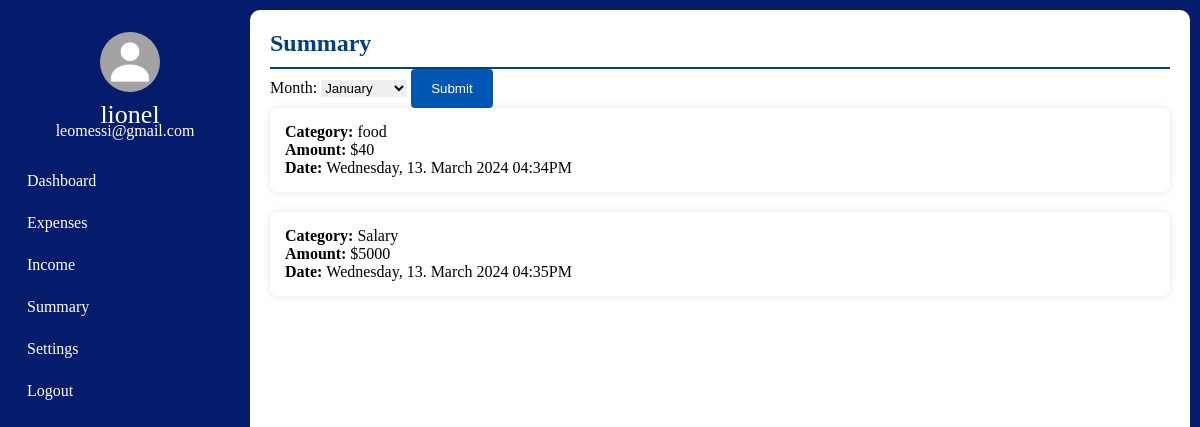
/summary/2, run on the app's committed database.
### tables this page shows
CREATE TABLE User(
                id INTEGER PRIMARY KEY AUTOINCREMENT,
                User_First_Name TEXT NOT NULL,
                User_Last_Name TEXT NOT NULL,
                User_Email TEXT  UNIQUE NOT NULL,
                User_Password TEXT NOT NULL
                );

CREATE TABLE Expenses(
                id INTEGER PRIMARY KEY AUTOINCREMENT,
                Category TEXT NOT NULL,
                Expense INTEGER NOT NULL,
                Date TEXT NOT NULL,
                MonthAndYear TEXT NOT NULL,
                DayOfWeek TEXT NOT NULL,
                User_id INTEGER ,
                FOREIGN KEY (User_id) REFERENCES User (id)
                );

CREATE TABLE Incomes(
                id INTEGER PRIMARY KEY AUTOINCREMENT,
                Source TEXT NOT NULL,
                Income INTEGER NOT NULL,
                Date TEXT NOT NULL,
                MonthAndYear TEXT NOT NULL,
                Percent INTEGER NOT NULL,
                Color TEXT NOT NULL,
                User_id INTEGER NOT NULL,
                FOREIGN KEY (User_id) REFERENCES User (id)
                );

### app.py (the view, shortened to what this page needs)
@app.route('/summary/<int:id>', methods=['GET', 'POST'])
def summary(id):
    if request.method == 'GET':
        db_connection = get_db()
        cursor = db_connection.cursor()
        cursor.execute("SELECT User_First_Name, User_Last_Name, User_Email FROM User WHERE id = ?", (id,))
        user_data = cursor.fetchone()
        first_name = user_data[0]
        user_email = user_data[2]
        cursor.execute("SELECT User_First_Name, User_Email, Source, Income, Date FROM Incomes JOIN User on Incomes.User_id == User.id WHERE User_id = ?", (id,))
        incomes = cursor.fetchall()
        cursor.execute("SELECT User_First_Name, User_Email, Category, Expense, Date FROM Expenses JOIN User on Expenses.User_id == User.id WHERE User_id = ?", (id,))
        entries = cursor.fetchall()
        return render_template("summary.html", id=id, first_name=first_name, incomes=incomes, user_email=user_email, entries=entries)

### helper_functions.py (called while the page is built)
def get_db():
    connection = sqlite3.connect(DATABASE)
    return connection

### templates/summary.html (shortened to what this page needs)
<!DOCTYPE html>
<html lang="en-US">
  <head>
    <link href="https://maxcdn.bootstrapcdn.com/font-awesome/4.6.1/css/font-awesome.min.css" rel="stylesheet">
    <link rel="stylesheet" href="{{ url_for('static', filename='css/expenses_style.css') }}">
  </head>
  <body>
    <div class="container">
      <nav class="nav-bar">
            <ul>
                <li>
                    <a href="#" class="logo">
                        <div class="user-profile">
                            <img src="{{ url_for('static', filename='images/MyPassportPicture.jpg') }}" alt=""/>
                            <span class="nav-item">
                                {{ first_name}}<br>
                            </span>
                            <span class="email">{{ user_email }}</span>
                        </div>
                    </a>
                </li>
                <li>
                    <a href="/dashboard/{{id}}">
                        <span class="nav-item menu">
                            Dashboard
                        </span>
                    </a>
                </li>
                <li>
                    <a href="/expenses/{{id}}">
                        <span class="nav-item menu">
                            Expenses
                        </span>
                    </a>
                </li>
                <li>
                    <a href="/income/{{id}}">
                        <span class="nav-item menu">
                            Income
                        </span>
                    </a>
                </li>
                <li>
                    <a href="/summary/{{id}}">
                        <span class="nav-item active">
                            Summary
                        </span>
                    </a>
                </li>
                <li>
                    <a href="/settings/{{id}}">
                        <span class="nav-item menu">
                            Settings
                        </span>
                    </a>
                </li>
                <li>
                    <a href="{{ url_for('logout') }}">
                        <span class="nav-item menu">
                            Logout
                        </span>
                    </a>
                </li>
            </ul>
        </nav>
        <section>
            <div class="white" id="add__section">
              <div class="title">
                <h2>Summary</h2>
                <form method="POST" action="/summary/{{ id }}">
                    <label for="month">Month:</label>
                    <select id="month" name="month" required>
                        {% for month in ["January", "February", "March", "April", "May", "June", "July", "August", "September", "October", "November", "December"] %}
                            <option value="{{ month }}" {% if month == selected_month %}selected{% endif %}>{{ month }}</option>
                        {% endfor %}
                    </select>
                    <button type="submit">Submit</button>
                </form>
              </div>
              <ul>
                {% for entry in entries %}
                <li id="entries">
                  <strong>Category: </strong>{{ entry[2] }} <br>
                  <strong>Amount: </strong>${{ entry[3] }} <br>
                  <strong>Date: </strong>{{ entry[4] }}</li>
                  {% endfor %}
                </ul>
                <ul>
                    {% for income in incomes %}
                    <li id="entries">
                      <strong>Category: </strong>{{ income[2] }} <br>
                      <strong>Amount: </strong>${{ income[3] }} <br>
                      <strong>Date: </strong>{{ income[4] }}</li>
                      {% endfor %}
                    </ul>
                </div>
            </div>
      </body>
      </html>

### static/css/expenses_style.css (style rules this page uses)
* { margin: 0; padding: 0; outline: none; border: none; text-decoration: none; box-sizing: border-box; }
body { background-color: #051b6b; }
nav { position: fixed; top: 0; bottom: 0; height: 100%; left: 0; margin-top: 20px; }
.logo { text-align: center; display: flex; justify-content: center; }
.logo img { width: 60px; height: 60px; border-radius:50%; display: flex; justify-content:center; align-items: center; margin-left: 10px; }
.email { font-size: 16px; margin-left: 0; }
.user-profile { display: flex; flex-direction: column; font-size: 26px; justify-content: center; align-items: center; color: white; }
a { position: relative; color: white; font-size: 16px; display: block; width: 250px; padding: 12px; }
.nav-item { position: relative; top: 8px; margin-left: 20px; left: -5px; }
.white { margin: 10px 10px 10px 250px; border-radius: 10px; min-height: 100vh; background-color: #fff; padding: 20px; }
#entries { margin-bottom: 20px; border: 1px solid #bdd7ea; border: 20px; padding: 15px; border-radius: 8px; background-color: #fff; box-shadow: 0 0 10px rgba(0, 0, 0, 0.1); }
ul { list-style: none; padding: 0; }
button { background-color: #0056b3; color: #fff; padding: 12px 20px; border: none; border-radius: 4px; cursor: pointer; }
.title h2 { color: #004080; border-bottom: 2px solid #004080; padding-bottom: 10px; }

### data on the page
User: User_First_Name "lionel", User_Email "leomessi@gmail.com"
Expenses: Category "food", Expense "40", Date "Wednesday, 13. March 2024 04:34PM"
Incomes: Source "Salary", Income "5000", Date "Wednesday, 13. March 2024 04:35PM"

### other printed values
form field month "January"
